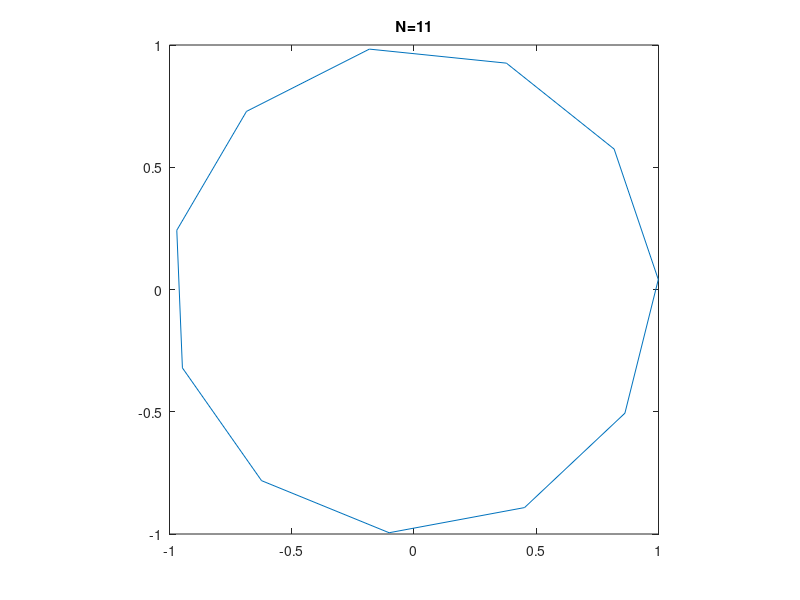

Here is the MATLAB script that generated this plot:
% N-th root
clc;clear;clf;

% just start to play w/ different N's
N=11;

% z=cos(alpha)+i*sin(alpha)
alpha=pi/7;

% it is the basic formula for getting each N-th root
% using vector operations
alphaK=alpha/N+(0:N-1)*2*pi/N;


% plot the points as complex numbers as separate points:
plot(exp(i*alphaK),"*")

% plot the points as complex numbers, connect them w/ line segments
% the last segment is not present
%plot(exp(i*alphaK))

% getting the last side too:
plot(exp(i*[alphaK,alphaK(1)]))

axis square
title(sprintf("N=%d",N))